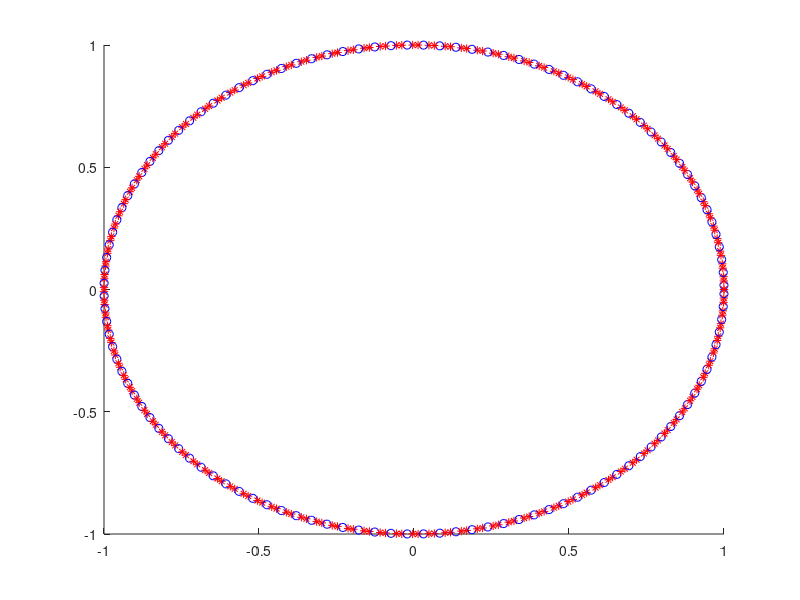

Here is the MATLAB script that generated this plot:
clc, clear, close all
hold on
m = 3;
n = 120*m;
R = 1;
H = 1;

z = linspace(0,1,n);
theta = linspace(0,2*pi*m,n);
x = R*cos(theta);
y = R*sin(theta);

for i = 1:m
    idxe = i*(n/m);
    idxst = (i-1)*(n/m)+1;
    if mod(i,2) == 1
        plot3(x(idxst:idxe),y(idxst:idxe),z(idxst:idxe),"r*");
    else
        plot3(x(idxst:idxe),y(idxst:idxe),z(idxst:idxe),"bo");
    end
end